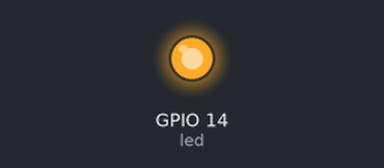
The program below on a simulated Raspberry Pi (BCM pin numbers). Shown: output pins drawn as LEDs (lit = HIGH).

Above: at 0.1 s.
Timing chart, 0 to 1.6 s (numbered marks = the images above):
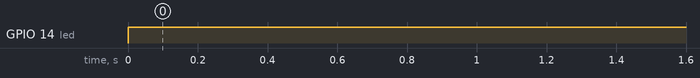

Measured:
- by itself, GPIO 14 (led): LOW → HIGH at 0.00 s

The program:

led_blinking.py
```python
from time import sleep

import gpiozero

# Setup LED on GPIO pin 14
led = gpiozero.LED(
    pin=14
)

# Hold the LED on for 1 second while the program runs
while True:
    led.on()
    sleep(1)
    led.off()
```
